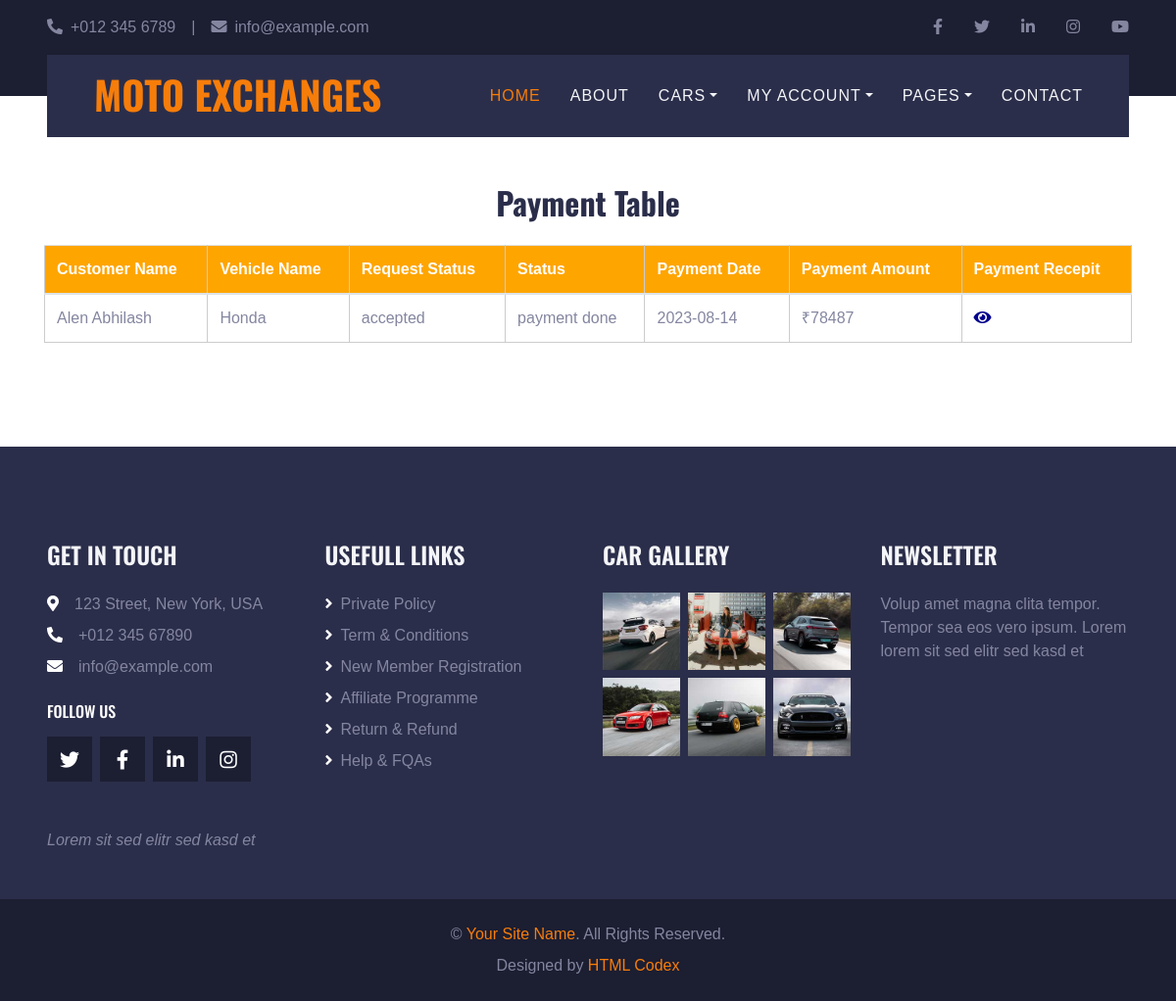
Page /customer/paymenttable.php (signed in) on the committed database.
### tables this page shows
CREATE TABLE IF NOT EXISTS `tbl_payment` (
  `pay_id` int NOT NULL AUTO_INCREMENT,
  `req_id` int NOT NULL,
  `pay_date` date NOT NULL,
  `pay_amount` float NOT NULL,
  `pay_status` varchar(40) NOT NULL,
  `fromaccount` float NOT NULL,
  `toaccount` int NOT NULL,
  `role` varchar(30) NOT NULL,
  `cust_id` int NOT NULL,
  `vehicle_id` int NOT NULL,
  PRIMARY KEY (`pay_id`)
);

CREATE TABLE IF NOT EXISTS `tbl_cust` (
  `cust_id` int NOT NULL AUTO_INCREMENT,
  `cust_name` varchar(30) NOT NULL,
  `email` varchar(30) NOT NULL,
  `contact` bigint NOT NULL,
  `housename` text NOT NULL,
  `dis_id` int NOT NULL,
  `loc_id` int NOT NULL,
  `pincode` int NOT NULL,
  `log_id` int NOT NULL,
  `id_proof` int NOT NULL,
  `imgc` text NOT NULL,
  `log_password` varchar(20) NOT NULL,
  `reg_date` date NOT NULL,
  PRIMARY KEY (`cust_id`)
);

CREATE TABLE IF NOT EXISTS `tbl_vehicle` (
  `vehicle_id` int NOT NULL AUTO_INCREMENT,
  `cust_id` int NOT NULL,
  `fuel_id` int NOT NULL,
  `comp_id` int NOT NULL,
  `model_id` int NOT NULL,
  `cur_km` int NOT NULL,
  `owner_status` text NOT NULL,
  `img1` text NOT NULL,
  `img2` text NOT NULL,
  `img3` text NOT NULL,
  `desp` text NOT NULL,
  `post_date` date NOT NULL,
  `rate` float NOT NULL,
  `man_date` date NOT NULL,
  `bod_id` int NOT NULL,
  `dis_id` int NOT NULL,
  `loc_id` int NOT NULL,
  `ve_name` varchar(40) NOT NULL,
  PRIMARY KEY (`vehicle_id`)
);

CREATE TABLE IF NOT EXISTS `tbl_req` (
  `req_id` int NOT NULL AUTO_INCREMENT,
  `cust_id` int NOT NULL,
  `req_date` date NOT NULL,
  `des` text NOT NULL,
  `remark` text NOT NULL,
  `test_date` date NOT NULL,
  `status` text NOT NULL,
  `vehicle_id` int NOT NULL,
  PRIMARY KEY (`req_id`)
);

### dboperation.php (called while the page is built, shortened)
<?php
class dboperation
{
public $con,$res;
function __construct()
{
$this->con=mysqli_connect("localhost","root","","secondhandcar");
}
public function query($sql)
{
$this->res=mysqli_query($this->con,$sql);
return $this->res;
}
}
?>

### customer/paymenttable.php (the view, shortened to what this page needs)
<?php
include("headervview.php"); ?>
<!doctype html>
<html lang="en">
<head>
</head>
<body>
<section class="ftco-section">
    <div class="container">
        <div class="row justify-content-center">
        </div>
        <div class="row">
            <div class="col-md-12">
                <h2 class="text-center mb-4">Payment Table</h2>
                <div class="table-wrap">
                <?php
                    require_once("../dboperation.php");
                    $obj = new dboperation();
                    $customerid=$_SESSION['customerid'];
                    $sql = "SELECT *
        FROM tbl_payment R
        INNER JOIN tbl_cust C ON R.cust_id = C.log_id
        INNER JOIN tbl_vehicle T ON R.vehicle_id = T.vehicle_id
        INNER JOIN tbl_req x ON R.req_id = x.req_id
        INNER JOIN tbl_cust V ON T.cust_id = V.log_id
        WHERE R.cust_id = $customerid";
                            $res = $obj->query($sql);
                    if(mysqli_num_rows($res) > 0) {
                        ?>
                        <table class="table">
                            <thead class="thead-primary">
                            <tr>
                                <th>Customer Name</th>
                                <th>Vehicle Name</th>
                                <th>Request Status</th>
                                <th>Status</th>
                                <th>Payment Date</th>
                                <th>Payment Amount</th>
                                <th>Payment Recepit</th>
                            </tr>
                            </thead>
                            <tbody>
                            <?php
                            while($display = mysqli_fetch_assoc($res)) {
                                ?>
                                <tr>
                                    <td><?php echo $display["cust_name"]; ?></td>
                                    <td><?php echo $display["ve_name"]; ?></td>
                                    <td><?php echo $display["status"]; ?></td>
                                    <td><?php echo $display["pay_status"]; ?></td>
                                    <td><?php echo $display["pay_date"]; ?></td>
                                    <td>₹<?php echo $display["pay_amount"]; ?></td>
                                    <td><a href="paymentrecepit.php">
                                    <a href="paymentreceipt.php?vehicle_id=<?php echo $display["vehicle_id"]; ?>&requestid=<?php echo $display["req_id"]; ?>">
    <i class="fas fa-eye" style="color: darkblue;"></i>
</a>
                            </td>
                                </tr>
                                <?php
                            }
                            ?>
                            </tbody>
                        </table>
                        <?php
                    } else {
                        echo "No records found.";
                    }
                ?>
                </div>
            </div>
        </div>
    </div>
</section>
</body>
</html>
<?php
include("footercust.php");
?>

### customer/css/style.css (style rules this page uses)
:root { --primary: #F77D0A; --secondary: #2B2E4A; --light: #F4F5F8; --dark: #1C1E32; }
h1, h2, .font-weight-bold { font-weight: 700 !important; }

### customer/paymenttable.php (style rules this page uses)
body { font-family: Arial, sans-serif; }
table { width: 100%; border-collapse: collapse; border: 1px solid #ccc; margin-top: 20px; }
th, td { text-align: left; padding: 10px; border-bottom: 1px solid #ccc; border-right: 1px solid #ccc; }
thead th { background-color: #FFA500; color: #fff; border-right: 1px solid #ccc; }

### rows in the picture
tbl_payment: tbl_cust.cust_name "Alen Abhilash", vehicle.ve_name "Honda", req.status "accepted", pay_status "payment done", pay_date "2023-08-14", pay_amount "78487"
